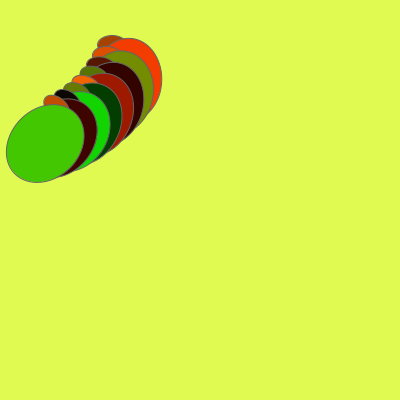
Frame 1 (no input)
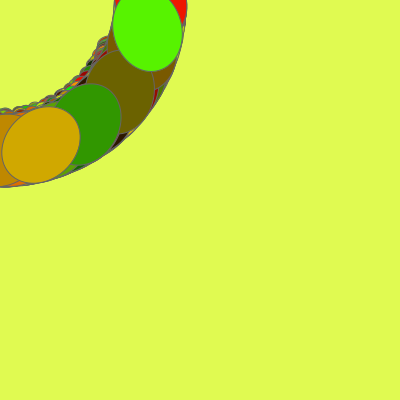
Frame 60 (the mouse pressed at the canvas centre just before this capture)
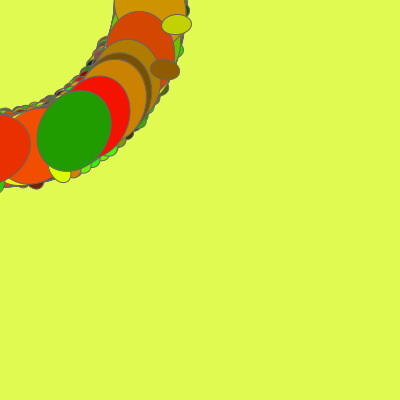
Frame 120 (the mouse held since frame 60 and released just before this capture)

The Processing sketch that drew these frames (run headless with seeded random() and noise(); from frame 60 on, the mouse is pressed at the canvas centre):

// Processing sketch: processing_48974
// ── processing_48974.pde

//This confetti program was created by accident; when playing around with ellipses
//If you change the 3 counter values; different patterns will emerge.

float r = 0.05;
float x = 0;

void setup() {
  size(400, 400);
  //colorMode(HSB);
  background(224,250,81);
  smooth();
  stroke(100,255);
//noStroke();
}

void draw() {
  ellipseMode(CORNER);
    float y = 0;
    while (y < 8){
      rotate(r);
      //small ellipse
      fill(random(255),random(255), random(0));
      ellipse(100 + x, 30, 30, 20);
      
      rotate(r);
      //big ellipse
      fill(random(255),random(255),random(0));
      ellipse(100, 25, 69, 85);
    //distance spread small and travelling speed big ellipse;
    y = y + 1;
    println("x " + x);
    println("y"+ y);
    }
   //travelling speed small ellipse
   x = x + 0.5;
   //influences small and big ellipses
r = r + 0.02;
} 
